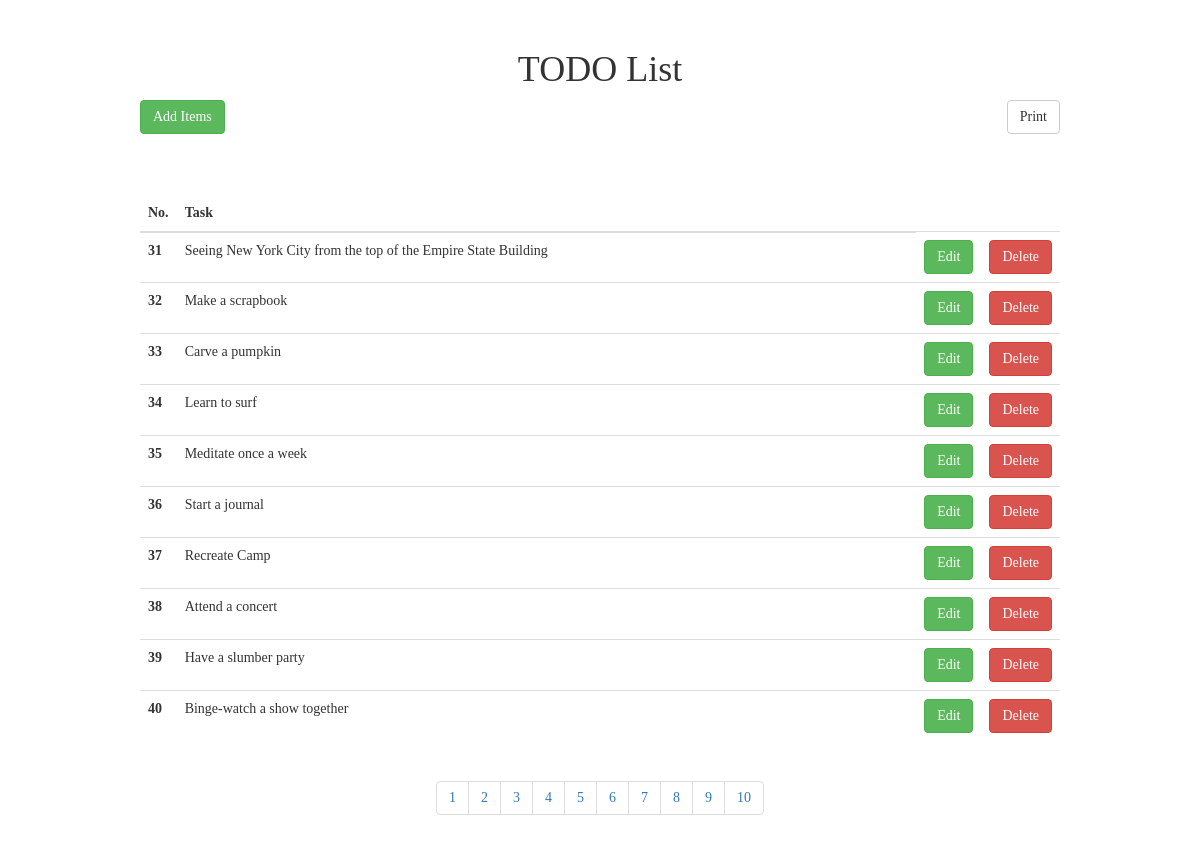
/?page=4, run on the app's committed database.
### tables this page shows
CREATE TABLE `todo` (
  `id` int(11) NOT NULL,
  `name` varchar(255) DEFAULT NULL
);

### index.php (the view, shortened to what this page needs)
<!DOCTYPE html>
<html lang="en">
    <?php
        include "db.php";
        $page=(isset($_GET["page"])? (int) $_GET["page"]: 1);
        $perPage= 10;
        $start=($page-1)*$perPage ;
        $total="select * from todo";
        $total_rows=$db->query($total)->num_rows;
        $total_pages=ceil($total_rows/$perPage);
        $sql="select * from todo LIMIT ".$start.", ".$perPage." ";
        $rows=$db->query($sql);
    ?>
<head>
    <link rel="stylesheet" href="https://maxcdn.bootstrapcdn.com/bootstrap/3.4.1/css/bootstrap.min.css">
</head>
<body>
    <div class="container">
        <div class="rows" style="margin-top: 50px;">
            <center>
                <h1>TODO List</h1>
            </center>
            <div class="col-md-10 col-md-offset-1">
            <button type="button" class="btn btn-success" data-toggle="modal" data-target="#myModal">Add Items</button>
            <button type="button" class="btn btn-default pull-right" onclick="window.print()">Print</button> <hr style="border-color:white;"><br>
            <table class="table table-hover">
            <thead>
                <tr>
                <th scope="col">No.</th>
                <th scope="col">Task</th>
                </tr>
            </thead>
            <tbody>
                <tr>
                <?php
                    while($row=$rows->fetch_assoc()): ?>
                <th scope="row"><?php echo $row["id"];?></th>
                <td class="col-md-10"><?php echo $row["name"];?></td>
                <td><a href="edit.php?id=<?php echo $row["id"];?>" class="btn btn-success">Edit</a></td>
                <td><a href="delete.php?id=<?php echo $row["id"];?>" class="btn btn-danger">Delete</a></td>
                </tr>
                <?php endwhile;?>
            </tbody>
            </table>
            <center>
            <ul class="pagination">
            <?php for($i=1; $i<=$total_pages;$i++):?>
            <li><a href="?page=<?php echo $i;?>"><?php echo $i;?></a></li>
            <?php endfor; ?>
            </ul>
            </center>
            </div>
        </div>
    </div>
</body>
</html>

### index.php (style rules this page uses)
body { font-family: Cambria, Georgia; }

### data on the page
todo: id "31", name "Seeing New York City from the top of the Empire State Building"
todo: id "32", name "Make a scrapbook"
todo: id "33", name "Carve a pumpkin"
todo: id "34", name "Learn to surf"
todo: id "35", name "Meditate once a week"
todo: id "36", name "Start a journal"
todo: id "37", name "Recreate Camp"
todo: id "38", name "Attend a concert"
todo: id "39", name "Have a slumber party"
todo: id "40", name "Binge-watch a show together"
